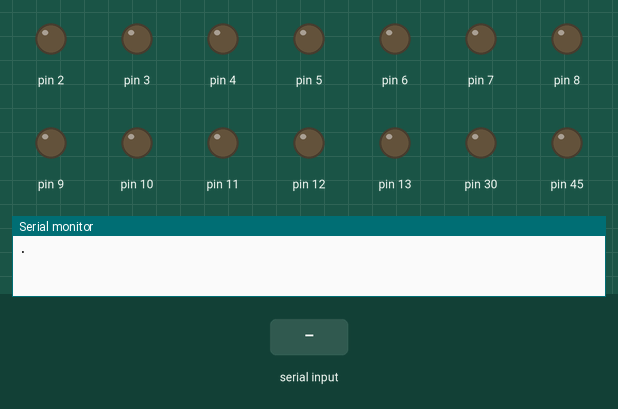
Recording of a sketch running on a simulated Arduino Mega 2560, built with avr-gcc and run on an emulated ATmega2560. Shown: output pins drawn as LEDs (lit = HIGH), the last lines printed to the serial monitor. The inputs (shaded band) are chosen by the test bench. Pins used as bus, display or sensor lines are not drawn.

Above: at 1.2 s.
1.3 s: "90,45\n" received over Serial
At 2.0 s:
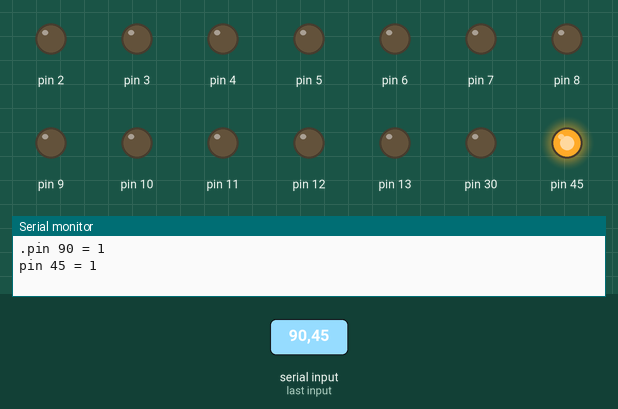
2.8 s: "30,150\n" received over Serial
At 4.0 s:
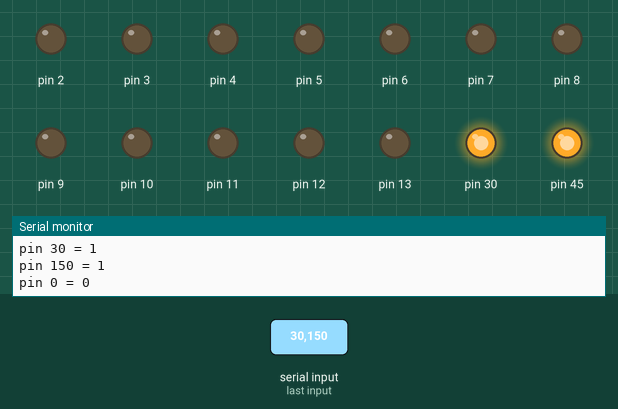
4.3 s: "5\n" received over Serial
At 5.3 s:
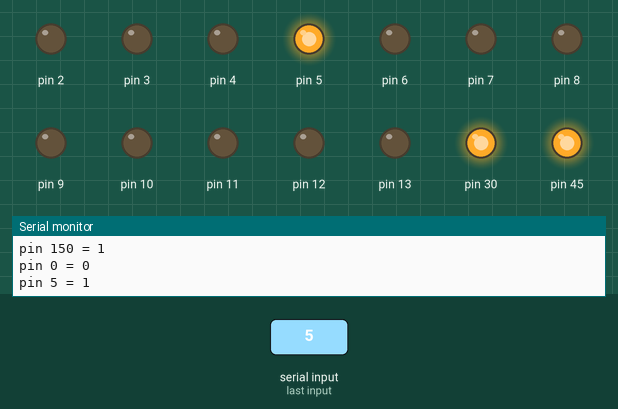
5.8 s: "90,45\n" received over Serial
At 6.6 s:
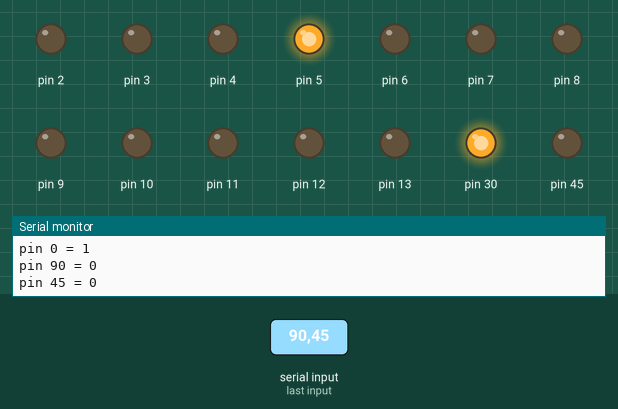
7.3 s: "30,150\n" received over Serial
At 7.6 s:
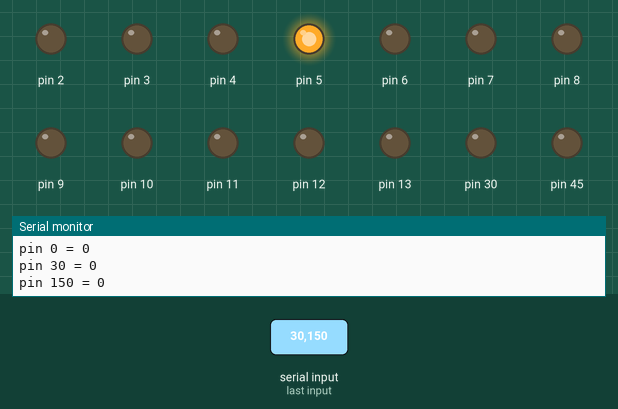
Timing chart, 0 to 9.8 s (numbered marks = the images above; inputs shaded):
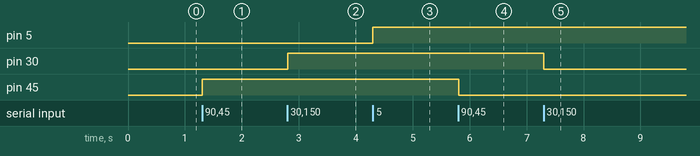

Measured:
- after the input at 1.3 s, pin 45: LOW → HIGH at once
- after the input at 2.8 s, pin 30: LOW → HIGH at once
- after the input at 4.3 s, pin 5: LOW → HIGH at once
- after the input at 5.8 s, pin 45: HIGH → LOW at once
- after the input at 7.3 s, pin 30: HIGH → LOW at once

The sketch:

Testing5.ino
```cpp
volatile int pinStatus[54] = {0,0,0,0,0,0,0,0,0,0,0,0,0,0,0,0,0,0,0,0,0,0,0,0,0,0,0,0,0,0,0,0,0,0,0,0,0,0,0,0,0,0,0,0,0,0,0,0,0,0,0,0,0,0}; //status of the pin: HIGH or LOW
void setup() {
  // put your setup code here, to run once:
  Serial.begin(9600);
  for(int i = 0;i<=53;i++){ //sets up the pins and turns them off
    pinMode(i,OUTPUT);
    digitalWrite(i,LOW);
  }

  digitalWrite(19, HIGH);
  digitalWrite(20, HIGH);
  digitalWrite(21, HIGH);
  digitalWrite(22, HIGH);
  digitalWrite(23, HIGH);
  digitalWrite(24, HIGH);
  digitalWrite(25, HIGH);

  Serial.print('.');
}
void loop() {
   if (Serial.available() > 0){ //Checks if there is serial available
    int pin = Serial.parseInt(); //reads the pin input
    if(pinStatus[pin] == 0){ //toggles status
      pinStatus[pin] = 1;
    }
    else{
      pinStatus[pin] = 0;
    }
    digitalWrite(pin,pinStatus[pin]); //sets the pin to the current status
    Serial.print("pin ");
    Serial.print(pin);
    Serial.print(" = ");
    Serial.println(pinStatus[pin]);


  }
}


//
//
//
//#include <EEPROM.h>
//int loadCellAmount = 28;
//int eepromAddressCal = 2; //address where calibration and offset values will be stored
//int eepromAddressOffset = 6;
//
//void setup() {
//  Serial.begin(9600); delay(10);
//  bool startCal = false;
//  while(!startCal){
//    if(Serial.available()>0){
//      startCal = (Serial.read()=='s') ? true : false;
//      Serial.println("go");
//    }
//  }
//  for(int i=0;i<loadCellAmount;i++){
//    float cali = EEPROM.read(eepromAddressCal);
//    Serial.print("Load Cell ");
//    Serial.print(i);
//    Serial.print("Cali =  ");
//    Serial.println(cali,5);
//    eepromAddressCal = eepromAddressCal+10;
//  }
//}
//void loop() {
//  //Serial.println("Load Cells Calibrated");
//  delay(3000);
//}
```
